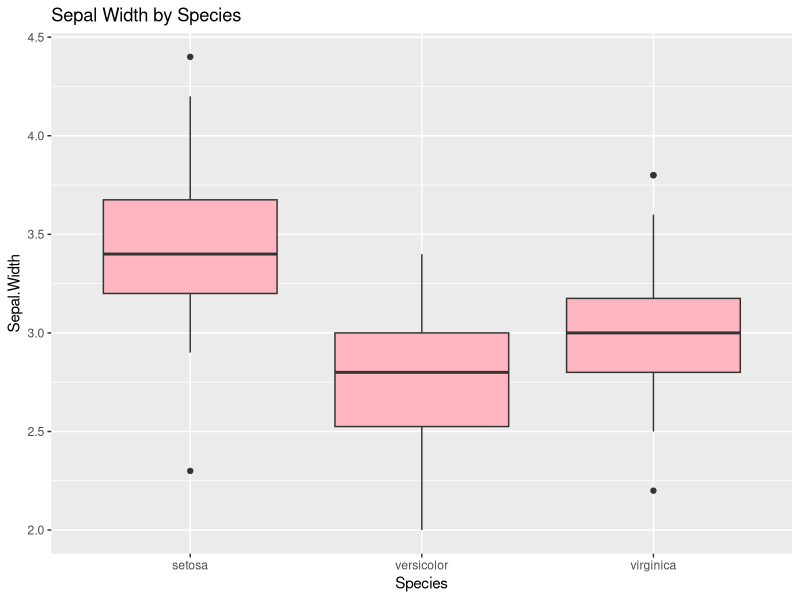
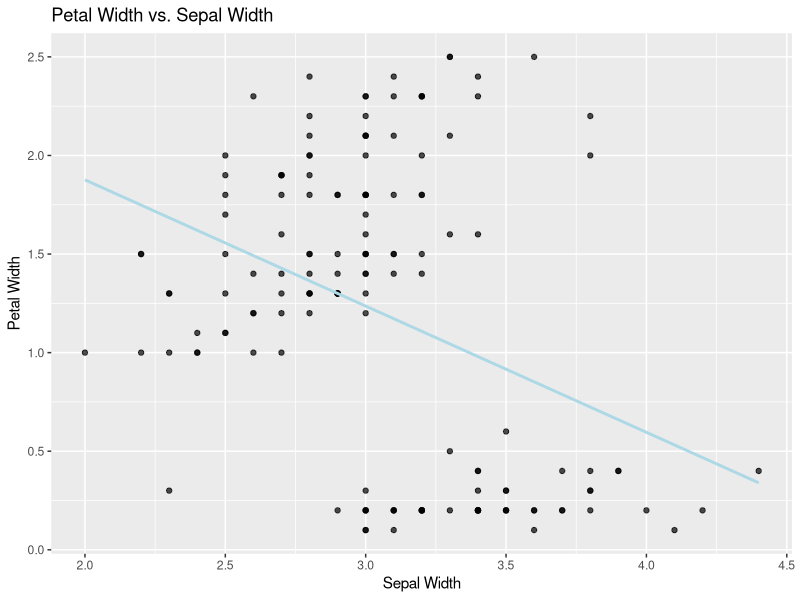
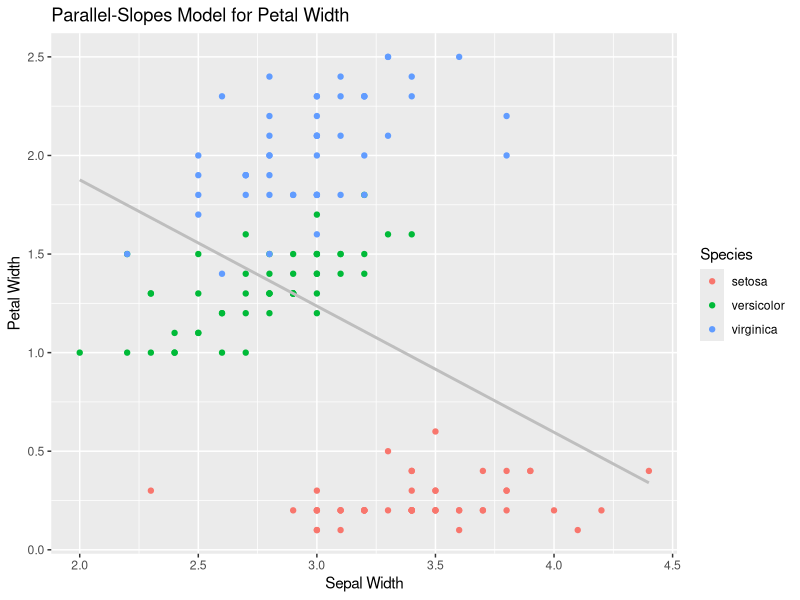
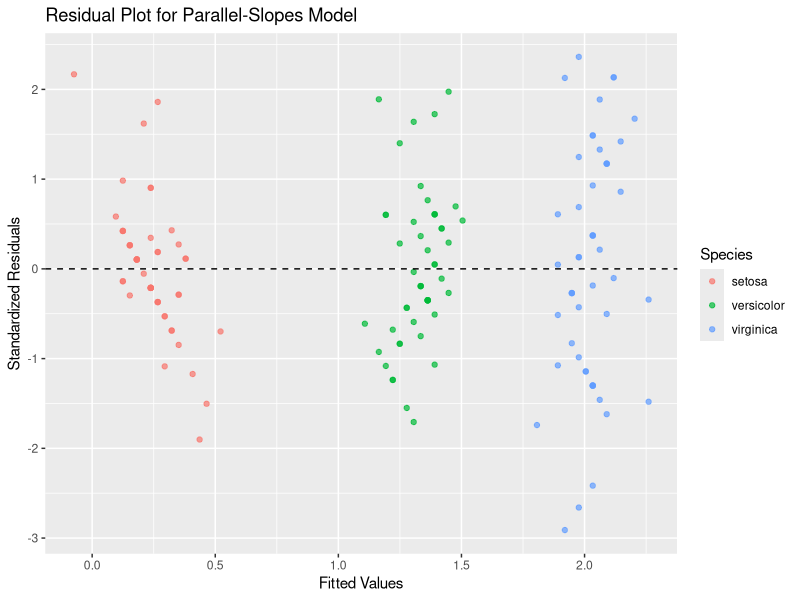

Recreate these plots in R, in order.
## ---- chunk 1
#| label: setup
#| message: false

library(tidyverse)
library(broom)
data(iris)
## ---- chunk 2
mod1 <- aov(Sepal.Width ~ Species, data = iris)

summary(mod1) 

#basic plot for my understanding
ggplot(iris,
       aes(x = Species,
           y = Sepal.Width)) +
  geom_boxplot(fill = "lightpink") +
  labs(title = "Sepal Width by Species")

## ---- chunk 3
tukey_res <- TukeyHSD(mod1)
tukey_res
## ---- chunk 4
mod2 <- lm(Petal.Width ~ Sepal.Width, data = iris)
summary(mod2)

ggplot(iris,
       aes(x = Sepal.Width,
           y = Petal.Width)) +
  geom_point(alpha = 0.7) +
  geom_smooth(method = "lm",
              se = FALSE,
              color = "lightblue") +
  labs(title = "Petal Width vs. Sepal Width",
       x = "Sepal Width",
       y = "Petal Width")
## ---- chunk 5
mod3 <- lm(Petal.Width ~ Sepal.Width + Species, data = iris)
summary(mod3)

ggplot(iris,
       aes(x = Sepal.Width,
           y = Petal.Width,
           color = Species)) +
  geom_point() +
  geom_smooth(method = "lm",
              se = FALSE,
              color = 'grey') +
  labs(title = "Parallel-Slopes Model for Petal Width",
       x = "Sepal Width",
       y = "Petal Width",
       color = "Species")
## ---- chunk 6
resid_df <- augment(mod3)

ggplot(resid_df,
       aes(x = .fitted,
           y = .std.resid,
           color = iris$Species)) +
  geom_point(alpha = 0.7) +
  geom_hline(yintercept = 0,
             linetype = "dashed") +
  labs(title = "Residual Plot for Parallel-Slopes Model",
       x = "Fitted Values",
       y = "Standardized Residuals",
       color = "Species")
